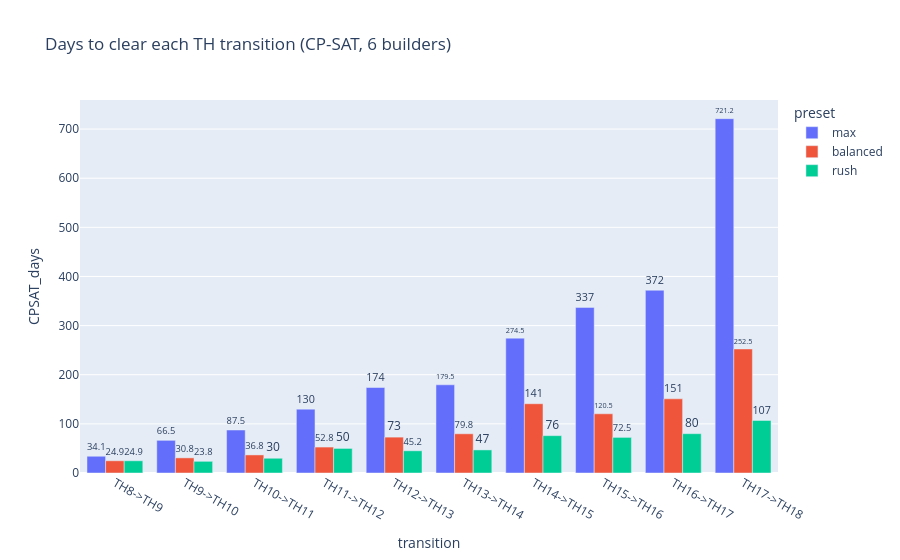

The notebook cell this image was saved under:
### Code cell
import plotly.express as px
long_df = results[results['builders']==6].copy()
long_df['transition_num'] = long_df['transition'].str.extract(r'TH(\d+)').astype(int)
long_df = long_df.sort_values('transition_num')
fig = px.bar(long_df, x='transition', y='CPSAT_days', color='preset',
             barmode='group', text='CPSAT_days',
             title='Days to clear each TH transition (CP-SAT, 6 builders)')
fig.update_traces(textposition='outside')
fig.show()

### Figure 1 — Plotly figure (JSON) as saved in the notebook; plotly's stock layout.template omitted (floating-point values rounded to 4 significant figures)
{"data": [{"alignmentgroup": "True", "hovertemplate": "preset=max<br>transition=%{x}<br>CPSAT_days=%{text}<extra></extra>", "legendgroup": "max", "marker": {"color": "#636efa", "pattern": {"shape": ""}}, "name": "max", "offsetgroup": "max", "orientation": "v", "showlegend": true, "text": [34.1, 66.5, 87.5, 130.0, 174.0, 179.5, 274.5, 337.0, 372.0, 721.2], "textposition": "outside", "type": "bar", "x": ["TH8->TH9", "TH9->TH10", "TH10->TH11", "TH11->TH12", "TH12->TH13", "TH13->TH14", "TH14->TH15", "TH15->TH16", "TH16->TH17", "TH17->TH18"], "xaxis": "x", "y": [34.1, 66.5, 87.5, 130.0, 174.0, 179.5, 274.5, 337.0, 372.0, 721.2], "yaxis": "y"}, {"alignmentgroup": "True", "hovertemplate": "preset=balanced<br>transition=%{x}<br>CPSAT_days=%{text}<extra></extra>", "legendgroup": "balanced", "marker": {"color": "#EF553B", "pattern": {"shape": ""}}, "name": "balanced", "offsetgroup": "balanced", "orientation": "v", "showlegend": true, "text": [24.9, 30.8, 36.8, 52.8, 73.0, 79.8, 141.0, 120.5, 151.0, 252.5], "textposition": "outside", "type": "bar", "x": ["TH8->TH9", "TH9->TH10", "TH10->TH11", "TH11->TH12", "TH12->TH13", "TH13->TH14", "TH14->TH15", "TH15->TH16", "TH16->TH17", "TH17->TH18"], "xaxis": "x", "y": [24.9, 30.8, 36.8, 52.8, 73.0, 79.8, 141.0, 120.5, 151.0, 252.5], "yaxis": "y"}, {"alignmentgroup": "True", "hovertemplate": "preset=rush<br>transition=%{x}<br>CPSAT_days=%{text}<extra></extra>", "legendgroup": "rush", "marker": {"color": "#00cc96", "pattern": {"shape": ""}}, "name": "rush", "offsetgroup": "rush", "orientation": "v", "showlegend": true, "text": [24.9, 23.8, 30.0, 50.0, 45.2, 47.0, 76.0, 72.5, 80.0, 107.0], "textposition": "outside", "type": "bar", "x": ["TH8->TH9", "TH9->TH10", "TH10->TH11", "TH11->TH12", "TH12->TH13", "TH13->TH14", "TH14->TH15", "TH15->TH16", "TH16->TH17", "TH17->TH18"], "xaxis": "x", "y": [24.9, 23.8, 30.0, 50.0, 45.2, 47.0, 76.0, 72.5, 80.0, 107.0], "yaxis": "y"}], "layout": {"barmode": "group", "legend": {"title": {"text": "preset"}, "tracegroupgap": 0}, "title": {"text": "Days to clear each TH transition (CP-SAT, 6 builders)"}, "xaxis": {"anchor": "y", "domain": [0.0, 1.0], "title": {"text": "transition"}}, "yaxis": {"anchor": "x", "domain": [0.0, 1.0], "title": {"text": "CPSAT_days"}}}}
